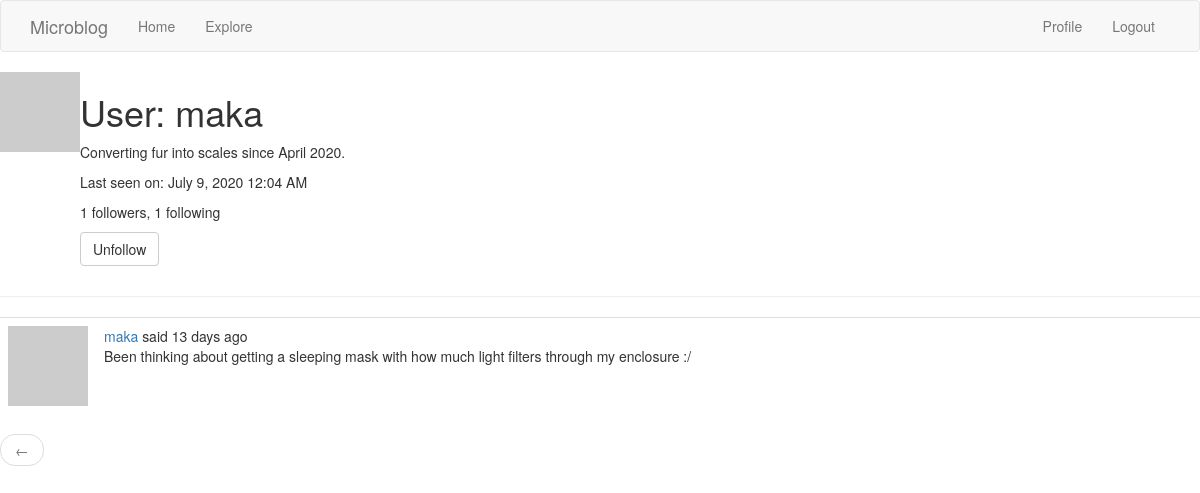
The app's page /user/maka (signed in), older data.
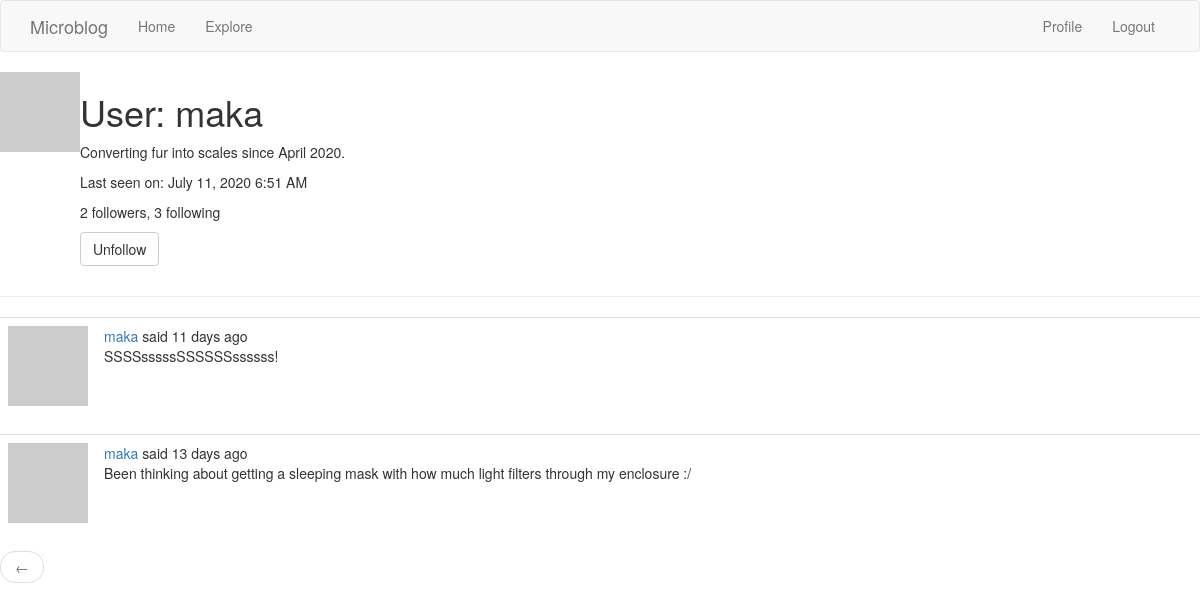
The same page, newer data.
### app/models.py (models this page shows, shortened)
class User(UserMixin, db.Model):
    id = db.Column(db.Integer, primary_key=True)
    username = db.Column(db.String(64), index=True, unique=True)
    email = db.Column(db.String(120), index=True, unique=True)
    password_hash = db.Column(db.String(128))
    posts = db.relationship('Post', backref='author', lazy='dynamic')
    about_me = db.Column(db.String(140))
    last_seen = db.Column(db.DateTime, default=datetime.utcnow)
    followed = db.relationship(
        'User', secondary = followers,
        primaryjoin=(followers.c.follower_id == id),
        secondaryjoin = (followers.c.followed_id == id),
        backref = db.backref('followers', lazy = 'dynamic'), lazy = 'dynamic')
    def avatar(self, size):
        digest = md5(self.email.lower().encode('utf-8')).hexdigest()
        return 'http://www.gravatar.com/avatar/{}?d=identicon&s={}'.format(digest, size)
    def is_following(self, user):
        return self.followed.filter(
            followers.c.followed_id == user.id).count() > 0

class Post(db.Model):
    id = db.Column(db.Integer, primary_key=True)
    body = db.Column(db.String(140))
    timestamp = db.Column(db.DateTime, index=True, default=datetime.utcnow)
    user_id = db.Column(db.Integer, db.ForeignKey('user.id'))

### app/routes.py (the view)
@app.route('/user/<username>')
@login_required
def user(username):
    user = User.query.filter_by(username=username).first_or_404()
    page = request.args.get('page', 1, type = int)
    posts = user.posts.order_by(Post.timestamp.desc()).paginate(
        page, app.config['POSTS_PER_PAGE'], False)
    next_url = url_for('user', username = user.username, page = posts.next_num)\
        if posts.has_next else None
    prev_url = url_for('user', username = user.username, page = posts.prev_num) \
        if posts.has_prev else None
    form = EmptyForm()
    return render_template('user.html', user=user, posts=posts.items,
                            next_url = next_url, prev_url = prev_url, form = form)

### app/forms.py
class EmptyForm(FlaskForm):
    submit = SubmitField(_l('Submit'))

### app/models.py (called while the page is built)
@login.user_loader
def load_user(id):
    return User.query.get(int(id))

### app/routes.py (called while the page is built)
@app.before_request
def before_request():
    if current_user.is_authenticated:
        current_user.last_seen = datetime.utcnow()
        db.session.commit()
        g.locale = str(get_locale())

### app/templates/user.html (shortened to what this page needs)
{% extends "base.html" %}
{% block content %}
	<table>
		<tr valign="top">
			<td><img src="{{ user.avatar(128) }}"></td>
			<td>
				<h1>{{ _('User') }}: {{ user.username }}</h1>
				{% if user.about_me %}<p>{{ user.about_me }}</p>{% endif %}
				{% if user.last_seen %}
				<p>{{ _('Last seen on') }}: {{ moment(user.last_seen).format('LLL') }}</p>
				{% endif %}
				<p>{{ _('%(count)d followers', count=user.followers.count()) }}, {{ _('%(count)d following', count=user.followed.count()) }}</p>
				{% if user == current_user %}
				<p><a href="{{ url_for('edit_profile') }}">{{ _('Edit your profile') }}</a></p>
				{% else %}
				<p>
					<form action="{{ url_for('unfollow', username=user.username) }}" method='post'>
						{{ form.submit(value=_('Unfollow'), class_='btn btn-default') }}
					</form>
				</p>
				{% endif %}
			</td>
		</tr>
	</table>
	<hr>
    {% for post in posts %}
		{% include '_post.html' %}
	{% endfor %}
	<nav aria-label="...">
		<u1 class = "pager">
			<li class = "previous{% if not prev_url %} disabled{% endif %}">
				<a href="{{ prev_url or '#' }}">
					<span aria-hidden="true">&larr;</span>
				</a>
			</li>
		</u1>
	</nav>
{% endblock %}

### app/templates/_post.html (shortened to what this page needs)
<table class = "table table-hover">
	<tr>
		<td width="70px">
			<a href="{{ url_for('user', username=post.author.username) }}">
				<img src="{{ post.author.avatar(70) }}" />
			</a>
		</td>
		<td>
			{{ _('%(username)s said %(when)s',
				username=user_link, when=moment(post.timestamp).fromNow()) }}
			<br>
			{{ post.body }}
		</td>
	</tr>
</table>

Row changes from the older to the newer data that the page shows:
changed User "maka": last_seen "July 9, 2020 12:04 AM" → "July 11, 2020 6:51 AM"
added Post: body "SSSSsssssSSSSSSssssss!"
Text that changed along with them:
text no longer shown: "1 followers 1 following"
text now shown: "2 followers 3 following"
